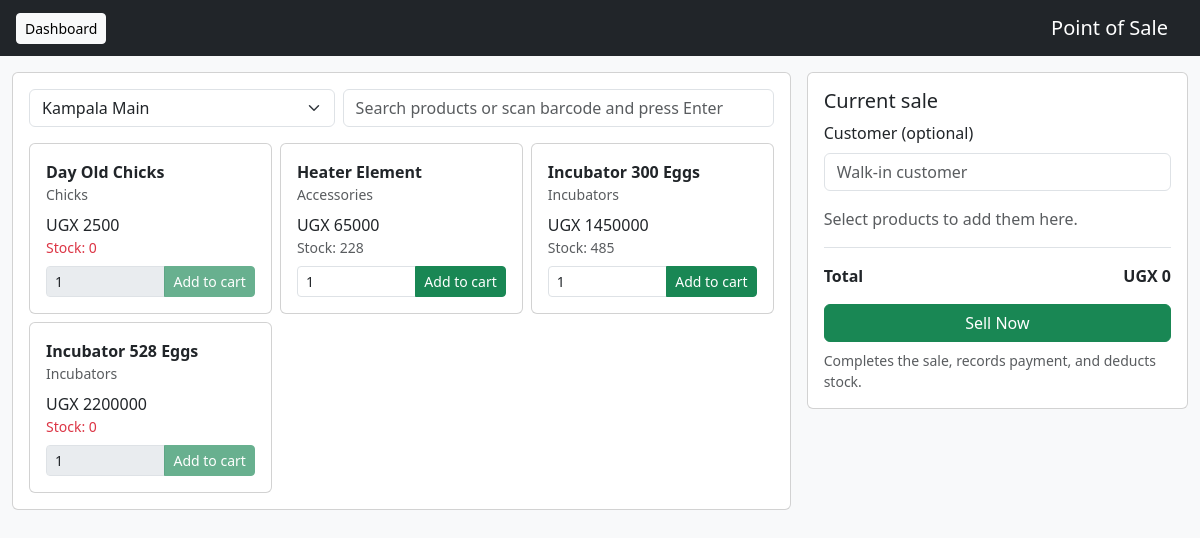
The page /pos (signed in) on the database its author committed.
### tables this page shows
CREATE TABLE products (id INTEGER PRIMARY KEY, name TEXT, category TEXT, unit TEXT, quantity INTEGER, buy_price REAL, sell_price REAL, business_type TEXT, owner TEXT, barcode TEXT);

### app.py (the view, shortened to what this page needs)
@app.route("/pos", methods=["GET", "POST"])
def point_of_sale():
    if not require_login():
        return redirect("/")
    owner, bt = get_session_owner_bt()
    my_branch = session.get("branch_id")
    if is_admin():
        branches, _ = run_query("SELECT id, name FROM branches WHERE owner=? ORDER BY name", (owner,), fetch=True)
        selected_branch = request.args.get("branch_id", type=int)
        allowed = [b[0] for b in branches]
        if selected_branch not in allowed:
            stocked_branches, _ = run_query(
                "SELECT b.id FROM branches b "
                "JOIN branch_stock s ON s.branch_id=b.id AND s.owner=b.owner "
                "WHERE b.owner=? AND s.qty>0 "
                "GROUP BY b.id ORDER BY SUM(s.qty) DESC, b.id LIMIT 1",
                (owner,),
                fetch=True
            )
            selected_branch = stocked_branches[0][0] if stocked_branches else (branches[0][0] if branches else None)
    else:
        branches, _ = run_query("SELECT id, name FROM branches WHERE owner=? AND id=?", (owner, my_branch), fetch=True)
        selected_branch = branches[0][0] if branches else None
    if selected_branch is not None:
        products, _ = run_query(
            "SELECT p.id, p.name, p.category, p.sell_price, COALESCE(s.qty,0) AS available, p.barcode "
            "FROM products p "
            "LEFT JOIN branch_stock s "
            "ON s.product_id=p.id AND s.owner=p.owner AND s.branch_id=? "
            "WHERE p.owner=? "
            "ORDER BY p.name",
            (selected_branch, owner),
            fetch=True
        )
    else:
        products = []
    return render_template("billing.html", branches=branches, products=products, selected_branch=selected_branch)

### app.py (called while the page is built)
@app.after_request
def add_security_headers(response):
    response.headers["X-Content-Type-Options"] = "nosniff"
    response.headers["X-Frame-Options"] = "DENY"
    response.headers["Referrer-Policy"] = "strict-origin-when-cross-origin"
    if IS_PRODUCTION:
        response.headers["Strict-Transport-Security"] = "max-age=31536000"
    return response

def get_db():
    if 'db' not in g:
        if USE_POSTGRES:
            import psycopg2
            g.db = psycopg2.connect(DATABASE_URL)
        else:
            g.db = sqlite3.connect("sme.db", detect_types=sqlite3.PARSE_DECLTYPES)
            g.db.row_factory = sqlite3.Row
    return g.db

def run_query(q, params=(), fetch=False):
    db = get_db()
    if USE_POSTGRES:
        q = q.replace("?", "%s")
    cur = db.cursor()
    cur.execute(q, params)
    if fetch:
        return cur.fetchall(), None
    db.commit()
    return None, None

def require_login():
    return session.get("logged_in")

def get_session_owner_bt():
    return session.get("owner", "admin"), session.get("business_type", "Incubators Business")

def is_admin():
    return session.get("role") == "super_admin"

def get_csrf_token():
    if "_csrf_token" not in session:
        session["_csrf_token"] = secrets.token_urlsafe(32)
    return session["_csrf_token"]

@app.before_request
def protect_state_changes():
    if request.method in {"POST", "PUT", "PATCH", "DELETE"} and not valid_csrf_token():
        if request.is_json:
            return jsonify({"error": "Invalid or missing CSRF token"}), 400
        abort(400, description="Invalid or missing CSRF token")

@app.context_processor
def inject_csrf_token():
    return {"csrf_token": get_csrf_token()}

### templates/billing.html (shortened to what this page needs)
<!doctype html>
<html lang="en">
<head>
<link href="https://cdn.jsdelivr.net/npm/bootstrap@5.3.0/dist/css/bootstrap.min.css" rel="stylesheet">
</head>
<body class="bg-light">
<nav class="navbar bg-dark navbar-dark px-3"><a href="/dashboard" class="btn btn-sm btn-light">Dashboard</a><span class="navbar-brand mb-0 ms-3">Point of Sale</span></nav>
<main class="container-fluid py-3">
{% if branches %}
<div class="row g-3">
  <section class="col-lg-8">
    <div class="card p-3">
      <form method="get" action="/pos" class="row g-2 mb-3">
        <div class="col-md-5">
          {% if branches|length > 1 %}
          <select name="branch_id" class="form-select" onchange="this.form.submit()">{% for branch in branches %}<option value="{{ branch[0] }}" {% if branch[0]==selected_branch %}selected{% endif %}>{{ branch[1] }}</option>{% endfor %}</select>
          {% else %}<div class="form-control bg-light">{{ branches[0][1] }}</div><input type="hidden" name="branch_id" value="{{ selected_branch }}">{% endif %}
        </div>
        <div class="col-md-7"><input id="search" type="search" class="form-control" placeholder="Search products or scan barcode and press Enter" autocomplete="off"></div>
      </form>
      <div class="row g-2" id="products">
        {% for product in products %}
        <div class="col-sm-6 col-xl-4 product-item" data-search="{{ (product[1] ~ ' ' ~ (product[5] or ''))|lower }}">
          <div class="card product-card p-3 h-100">
            <strong>{{ product[1] }}</strong><small class="text-muted">{{ product[2] }}</small>
            <span class="mt-2">UGX {{ "%.0f"|format(product[3]) }}</span>
            <small class="{% if product[4] <= 0 %}text-danger{% else %}text-muted{% endif %}">Stock: {{ product[4] }}</small>
            <div class="input-group input-group-sm mt-2">
              <input id="quantity-{{ product[0] }}" class="form-control" type="number" min="1" max="{{ product[4] }}" value="1" aria-label="Quantity of {{ product[1] }}" {% if product[4] <= 0 %}disabled{% endif %}>
              <button type="button" class="btn btn-success add-to-cart" data-product-id="{{ product[0] }}" onclick="window.addToCart(this.getAttribute('data-product-id'))" {% if product[4] <= 0 %}disabled{% endif %}>Add to cart</button>
            </div>
          </div>
        </div>
        {% else %}<p class="text-muted mb-0">No products are set up yet.</p>{% endfor %}
      </div>
    </div>
  </section>
  <section class="col-lg-4">
    <div class="card p-3">
      <h1 class="h5">Current sale</h1>
      <form method="post" action="/pos" id="checkout-form">
        <label for="customer" class="form-label">Customer (optional)</label>
        <input id="customer" name="customer_name" class="form-control mb-3" maxlength="150" placeholder="Walk-in customer">
        <div id="cart-items"><p class="text-muted">Select products to add them here.</p></div>
        <div class="d-flex justify-content-between border-top pt-3 mt-2"><strong>Total</strong><strong id="cart-total">UGX 0</strong></div>
        <button id="checkout" type="submit" class="btn btn-success w-100 mt-3">Sell Now</button>
        <small class="text-muted d-block mt-2">Completes the sale, records payment, and deducts stock.</small>
      </form>
    </div>
  </section>
</div>
{% else %}<div class="alert alert-warning">No branch is available for your account. Ask an administrator to set up a branch.</div>{% endif %}
</main>
</body>
</html>

### templates/billing.html (style rules this page uses)
.product-card { cursor: pointer; }

### rows shown on the page
products: name "Day Old Chicks", category "Chicks", sell_price "2500", quantity "0"
products: name "Heater Element", category "Accessories", sell_price "65000", product "228"
products: name "Incubator 300 Eggs", category "Incubators", sell_price "1450000", product "485", id "1"
products: name "Incubator 528 Eggs", category "Incubators", sell_price "2200000", quantity "0"

### other values the page prints
form field branch_id "Kampala Main"
